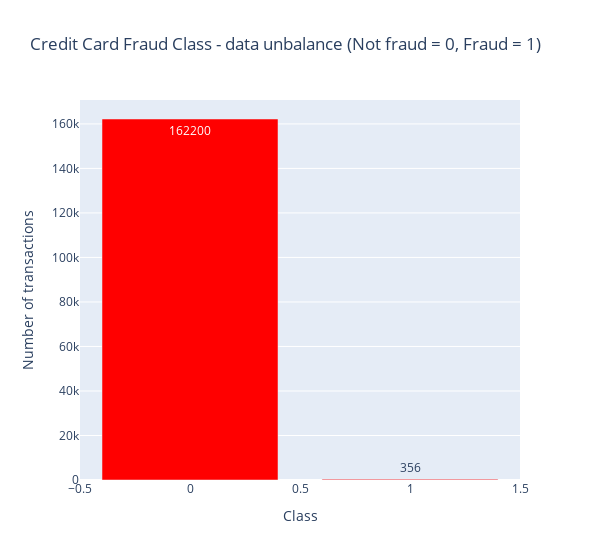

Source (notebook cell):
### Markdown cell above
"DATA UNBALANCE"

### Code cell
temp = df["Class"].value_counts()
df1 = pd.DataFrame({'Class': temp.index,'values': temp.values})

trace = go.Bar(
    x = df1['Class'],y = df1['values'],
    name="Credit Card Fraud Class - data unbalance (Not fraud = 0, Fraud = 1)",
    marker=dict(color="Red"),
    text=df1['values'])
data = [trace]
layout = dict(title = 'Credit Card Fraud Class - data unbalance (Not fraud = 0, Fraud = 1)',
          xaxis = dict(title = 'Class', showticklabels=True), 
          yaxis = dict(title = 'Number of transactions'),
          hovermode = 'closest',width=600)
         
fig = dict(data=data, layout=layout)
iplot(fig, filename='class')

### Figure 1 — Plotly figure (JSON) as saved in the notebook; plotly's stock layout.template omitted (floating-point values rounded to 4 significant figures)
{"data": [{"name": "Credit Card Fraud Class - data unbalance (Not fraud = 0, Fraud = 1)", "text": [162200, 356], "y": [162200, 356], "marker": {"color": "Red"}, "x": [0, 1], "type": "bar"}], "layout": {"yaxis": {"title": {"text": "Number of transactions"}}, "title": {"text": "Credit Card Fraud Class - data unbalance (Not fraud = 0, Fraud = 1)"}, "width": 600, "xaxis": {"showticklabels": true, "title": {"text": "Class"}}, "hovermode": "closest"}}
